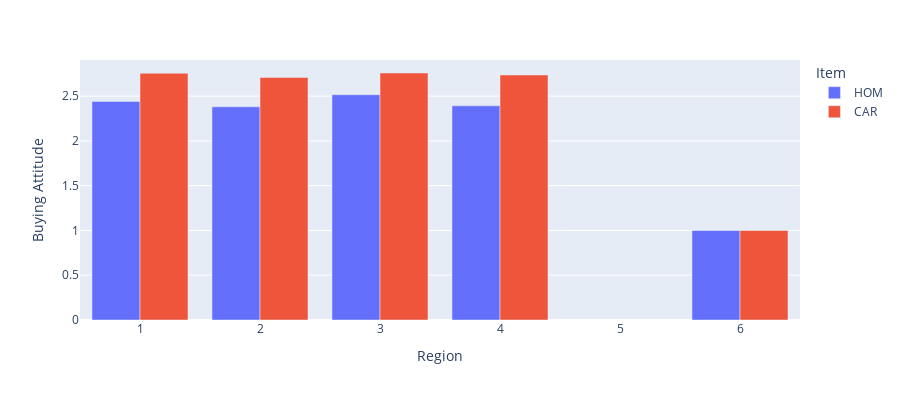

Notebook code for this chart:
### Code cell
# car buying attitudes by region
home_buying_labels = ["HOM", "CAR", "REGION"]
buying_df = select_df_with_labels(df, home_buying_labels).groupby("REGION").mean().reset_index()
buying_df = pd.melt(buying_df, id_vars=["REGION"], value_vars=["HOM", "CAR"])
buying_df = buying_df.rename(columns={"REGION": "Region", "value": "Buying Attitude", "variable": "Item"})
#print(buying_df.columns)
#buying_plot = sns.barplot(x=buying_df.columns[0], y=buying_df.columns[2], hue=buying_df.columns[1], data=buying_df)
fig = px.bar(buying_df, x=buying_df.columns[0], y=buying_df.columns[2],
             color=buying_df.columns[1], barmode='group',
             height=400)
fig.show()

### Figure 1 — Plotly figure (JSON) as saved in the notebook; plotly's stock layout.template omitted (floating-point values rounded to 4 significant figures)
{"data": [{"alignmentgroup": "True", "hovertemplate": "Item=HOM<br>Region=%{x}<br>Buying Attitude=%{y}<extra></extra>", "legendgroup": "HOM", "marker": {"color": "#636efa", "pattern": {"shape": ""}}, "name": "HOM", "offsetgroup": "HOM", "orientation": "v", "showlegend": true, "textposition": "auto", "type": "bar", "x": [1, 2, 3, 4, 6], "xaxis": "x", "y": [2.441, 2.381, 2.516, 2.392, 1], "yaxis": "y"}, {"alignmentgroup": "True", "hovertemplate": "Item=CAR<br>Region=%{x}<br>Buying Attitude=%{y}<extra></extra>", "legendgroup": "CAR", "marker": {"color": "#EF553B", "pattern": {"shape": ""}}, "name": "CAR", "offsetgroup": "CAR", "orientation": "v", "showlegend": true, "textposition": "auto", "type": "bar", "x": [1, 2, 3, 4, 6], "xaxis": "x", "y": [2.755, 2.708, 2.758, 2.736, 1], "yaxis": "y"}], "layout": {"barmode": "group", "height": 400, "legend": {"title": {"text": "Item"}, "tracegroupgap": 0}, "margin": {"t": 60}, "xaxis": {"anchor": "y", "domain": [0, 1], "title": {"text": "Region"}}, "yaxis": {"anchor": "x", "domain": [0, 1], "title": {"text": "Buying Attitude"}}}}
